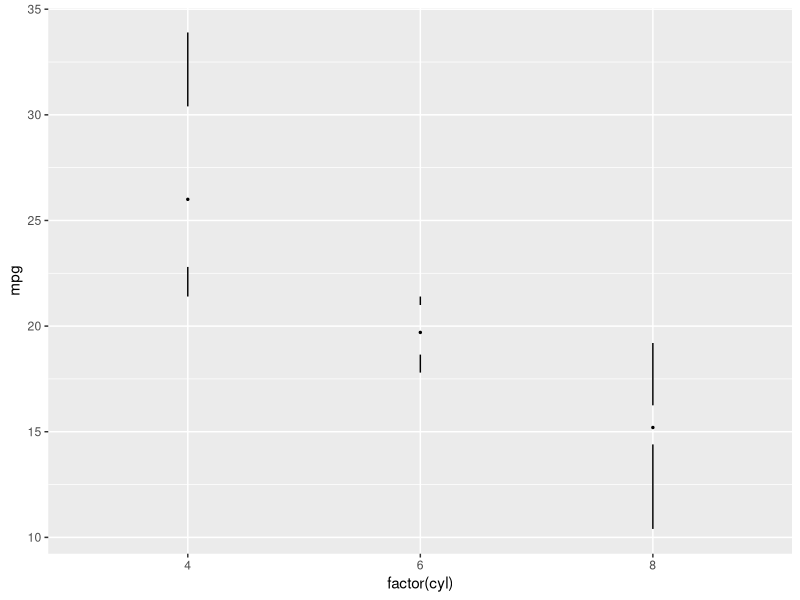
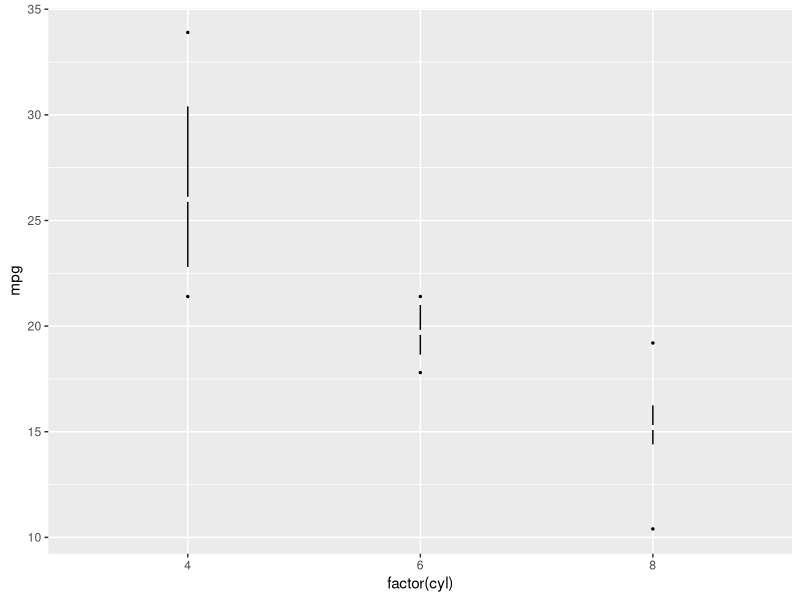
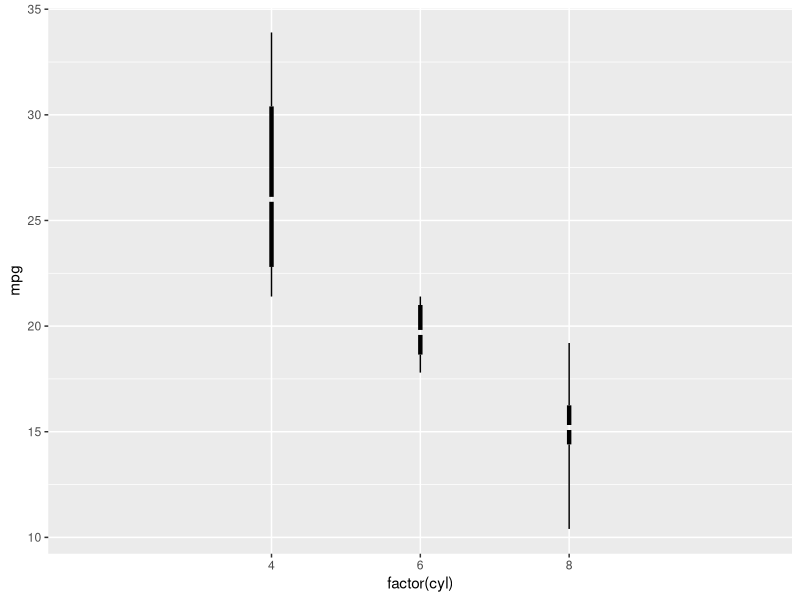
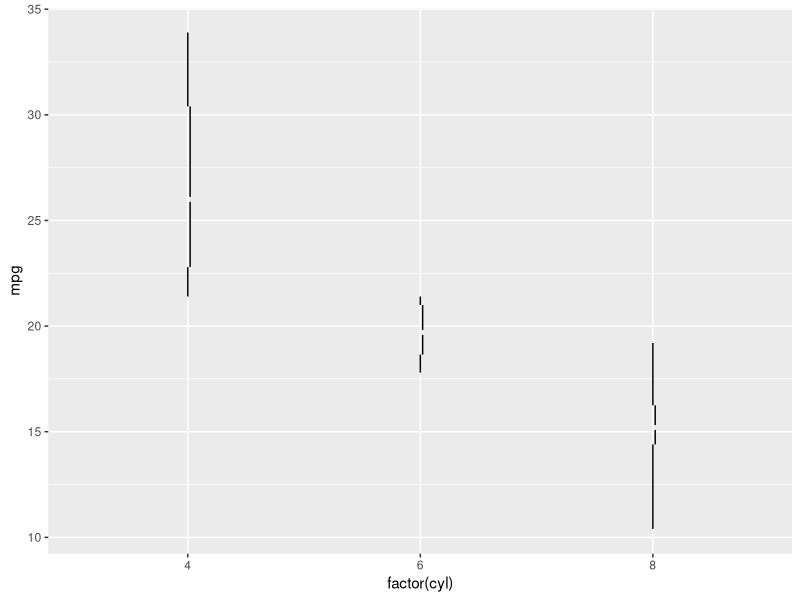
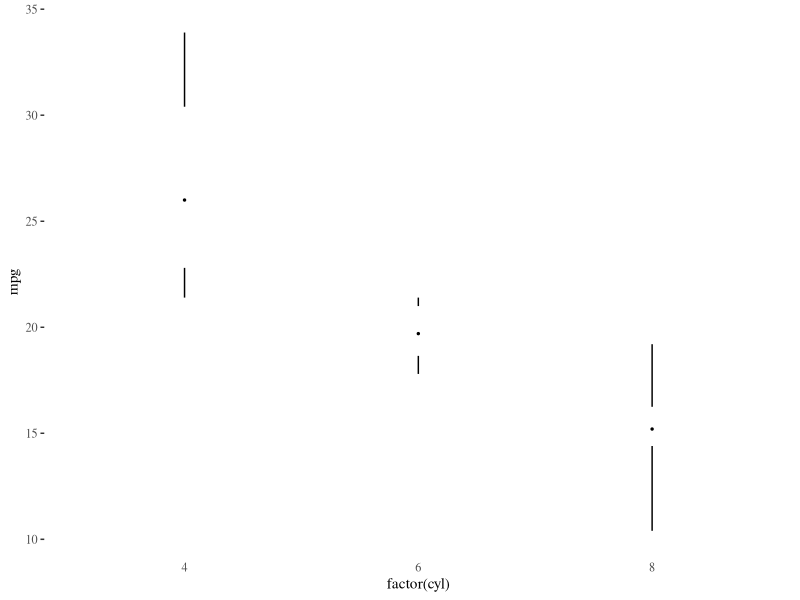

Write the R code that produced these figures, in order.
library(ggthemes)


### Name: geom_tufteboxplot
### Title: Tufte's Box Plot
### Aliases: geom_tufteboxplot GeomTufteboxplot
### Keywords: datasets

### ** Examples

library("ggplot2")

p <- ggplot(mtcars, aes(factor(cyl), mpg))
# with a point for the median and lines for whiskers
p + geom_tufteboxplot()
# with a line for the interquartile range and points for whiskers
p + geom_tufteboxplot(median.type = "line", whisker.type = "point", hoffset = 0)
# with a wide line for the interquartile range and lines for whiskers
p + geom_tufteboxplot(median.type = "line", hoffset = 0, width = 3)
# with an offset line for the interquartile range and lines for whiskers
p + geom_tufteboxplot(median.type = "line")
# combined with theme_tufte
p + geom_tufteboxplot() +
  theme_tufte() +
  theme(axis.ticks.x = element_blank())
